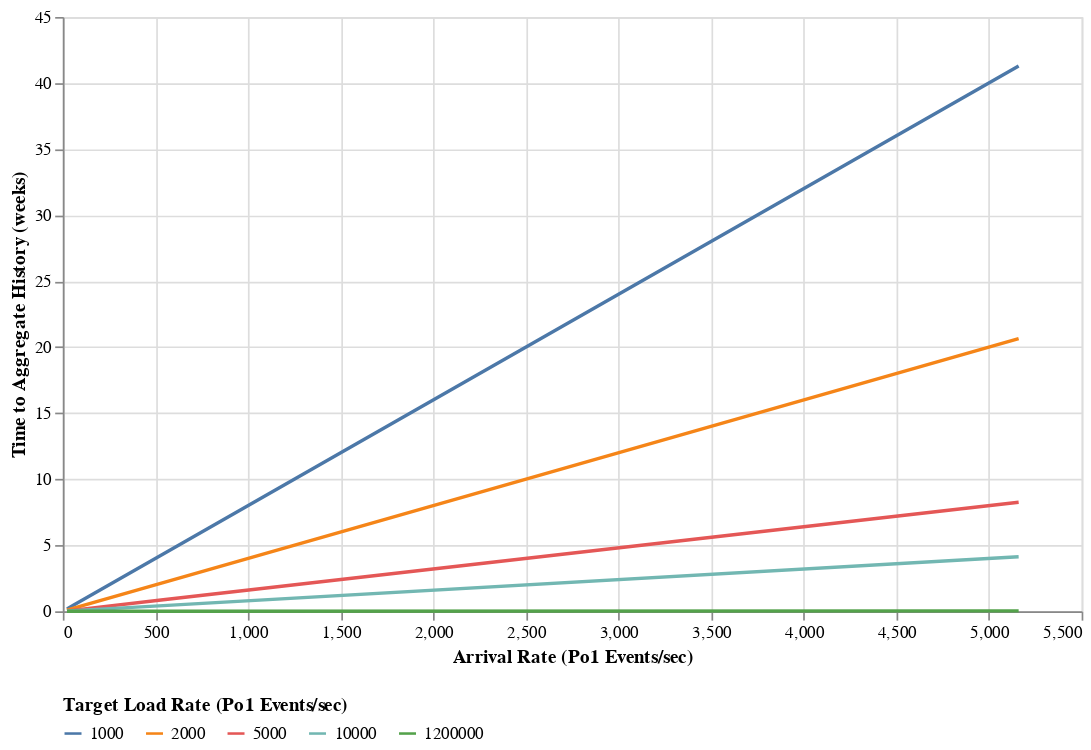

Notebook code cell kept with this figure:
### Code cell
df = RPT.copy()
#domain = (0, y_height)
chart_one = alt.Chart(df).mark_line().encode(
    y=alt.Y('Time to Aggregate History (weeks)', scale=alt.Scale( type='linear', )),
    x=alt.X('Arrival Rate (Po1 Events/sec)', sort=['1 Year Total']),
    color=alt.Color('Target Load Rate (Po1 Events/sec):N', legend=alt.Legend(orient='bottom'))
).properties(width=600 , height=350)
chart_one

### Figure 1 — Vega-Lite specification as saved in the notebook (floating-point values rounded to 4 significant figures)
{"$schema": "https://vega.github.io/schema/vega-lite/v3.4.0.json", "config": {"mark": {"tooltip": null}, "view": {"height": 300, "width": 400}}, "data": {"name": "data-d78c845ad1e9b202a8d24cf0c9ee6114"}, "datasets": {"data-d78c845ad1e9b202a8d24cf0c9ee6114": [{"1 Year Total (Po1 Events (M))": 710913420, "8 Week Total (Po1 Events (M))": 109071648, "Arrival Rate (NBC Events/sec)": 11.3, "Arrival Rate (Po1 Events/sec)": 22.6, "Po1 Events/NBC Event": 2, "Release": "Stress Test", "Target Load Rate (Po1 Events/sec)": 1000, "Time to Aggregate History (weeks)": 0.18, "Time to Aggregate Year (weeks)": 1.18}, {"1 Year Total (Po1 Events (M))": 710913420, "8 Week Total (Po1 Events (M))": 109071648, "Arrival Rate (NBC Events/sec)": 11.3, "Arrival Rate (Po1 Events/sec)": 22.6, "Po1 Events/NBC Event": 2, "Release": "Stress Test", "Target Load Rate (Po1 Events/sec)": 2000, "Time to Aggregate History (weeks)": 0.09, "Time to Aggregate Year (weeks)": 0.59}, {"1 Year Total (Po1 Events (M))": 710913420, "8 Week Total (Po1 Events (M))": 109071648, "Arrival Rate (NBC Events/sec)": 11.3, "Arrival Rate (Po1 Events/sec)": 22.6, "Po1 Events/NBC Event": 2, "Release": "Stress Test", "Target Load Rate (Po1 Events/sec)": 5000, "Time to Aggregate History (weeks)": 0.04, "Time to Aggregate Year (weeks)": 0.24}, {"1 Year Total (Po1 Events (M))": 710913420, "8 Week Total (Po1 Events (M))": 109071648, "Arrival Rate (NBC Events/sec)": 11.3, "Arrival Rate (Po1 Events/sec)": 22.6, "Po1 Events/NBC Event": 2, "Release": "Stress Test", "Target Load Rate (Po1 Events/sec)": 10000, "Time to Aggregate History (weeks)": 0.02, "Time to Aggregate Year (weeks)": 0.12}, {"1 Year Total (Po1 Events (M))": 710913420, "8 Week Total (Po1 Events (M))": 109071648, "Arrival Rate (NBC Events/sec)": 11.3, "Arrival Rate (Po1 Events/sec)": 22.6, "Po1 Events/NBC Event": 2, "Release": "Stress Test", "Target Load Rate (Po1 Events/sec)": 1200000, "Time to Aggregate History (weeks)": 0, "Time to Aggregate Year (weeks)": 0}, {"1 Year Total (Po1 Events (M))": 1856917425, "8 Week Total (Po1 Events (M))": 284896920, "Arrival Rate (NBC Events/sec)": 11.8, "Arrival Rate (Po1 Events/sec)": 59, "Po1 Events/NBC Event": 5, "Release": "Oct 31 Release", "Target Load Rate (Po1 Events/sec)": 1000, "Time to Aggregate History (weeks)": 0.47, "Time to Aggregate Year (weeks)": 3.07}, {"1 Year Total (Po1 Events (M))": 1856917425, "8 Week Total (Po1 Events (M))": 284896920, "Arrival Rate (NBC Events/sec)": 11.8, "Arrival Rate (Po1 Events/sec)": 59, "Po1 Events/NBC Event": 5, "Release": "Oct 31 Release", "Target Load Rate (Po1 Events/sec)": 2000, "Time to Aggregate History (weeks)": 0.24, "Time to Aggregate Year (weeks)": 1.54}, {"1 Year Total (Po1 Events (M))": 1856917425, "8 Week Total (Po1 Events (M))": 284896920, "Arrival Rate (NBC Events/sec)": 11.8, "Arrival Rate (Po1 Events/sec)": 59, "Po1 Events/NBC Event": 5, "Release": "Oct 31 Release", "Target Load Rate (Po1 Events/sec)": 5000, "Time to Aggregate History (weeks)": 0.09, "Time to Aggregate Year (weeks)": 0.61}, {"1 Year Total (Po1 Events (M))": 1856917425, "8 Week Total (Po1 Events (M))": 284896920, "Arrival Rate (NBC Events/sec)": 11.8, "Arrival Rate (Po1 Events/sec)": 59, "Po1 Events/NBC Event": 5, "Release": "Oct 31 Release", "Target Load Rate (Po1 Events/sec)": 10000, "Time to Aggregate History (weeks)": 0.05, "Time to Aggregate Year (weeks)": 0.31}, {"1 Year Total (Po1 Events (M))": 1856917425, "8 Week Total (Po1 Events (M))": 284896920, "Arrival Rate (NBC Events/sec)": 11.8, "Arrival Rate (Po1 Events/sec)": 59, "Po1 Events/NBC Event": 5, "Release": "Oct 31 Release", "Target Load Rate (Po1 Events/sec)": 1200000, "Time to Aggregate History (weeks)": 0, "Time to Aggregate Year (weeks)": 0}, {"1 Year Total (Po1 Events (M))": 17085087900, "8 Week Total (Po1 Events (M))": 2621273760, "Arrival Rate (NBC Events/sec)": 27.1, "Arrival Rate (Po1 Events/sec)": 542, "Po1 Events/NBC Event": 20, "Release": "By Time Period", "Target Load Rate (Po1 Events/sec)": 1000, "Time to Aggregate History (weeks)": 4.33, "Time to Aggregate Year (weeks)": 28.25}, {"1 Year Total (Po1 Events (M))": 17085087900, "8 Week Total (Po1 Events (M))": 2621273760, "Arrival Rate (NBC Events/sec)": 27.1, "Arrival Rate (Po1 Events/sec)": 542, "Po1 Events/NBC Event": 20, "Release": "By Time Period", "Target Load Rate (Po1 Events/sec)": 2000, "Time to Aggregate History (weeks)": 2.17, "Time to Aggregate Year (weeks)": 14.12}, {"1 Year Total (Po1 Events (M))": 17085087900, "8 Week Total (Po1 Events (M))": 2621273760, "Arrival Rate (NBC Events/sec)": 27.1, "Arrival Rate (Po1 Events/sec)": 542, "Po1 Events/NBC Event": 20, "Release": "By Time Period", "Target Load Rate (Po1 Events/sec)": 5000, "Time to Aggregate History (weeks)": 0.87, "Time to Aggregate Year (weeks)": 5.65}, {"1 Year Total (Po1 Events (M))": 17085087900, "8 Week Total (Po1 Events (M))": 2621273760, "Arrival Rate (NBC Events/sec)": 27.1, "Arrival Rate (Po1 Events/sec)": 542, "Po1 Events/NBC Event": 20, "Release": "By Time Period", "Target Load Rate (Po1 Events/sec)": 10000, "Time to Aggregate History (weeks)": 0.43, "Time to Aggregate Year (weeks)": 2.82}, {"1 Year Total (Po1 Events (M))": 17085087900, "8 Week Total (Po1 Events (M))": 2621273760, "Arrival Rate (NBC Events/sec)": 27.1, "Arrival Rate (Po1 Events/sec)": 542, "Po1 Events/NBC Event": 20, "Release": "By Time Period", "Target Load Rate (Po1 Events/sec)": 1200000, "Time to Aggregate History (weeks)": 0, "Time to Aggregate Year (weeks)": 0.02}, {"1 Year Total (Po1 Events (M))": 162747528600, "8 Week Total (Po1 Events (M))": 24969483840, "Arrival Rate (NBC Events/sec)": 258, "Arrival Rate (Po1 Events/sec)": 5160, "Po1 Events/NBC Event": 20, "Release": "Ad Tolerance", "Target Load Rate (Po1 Events/sec)": 1000, "Time to Aggregate History (weeks)": 41.29, "Time to Aggregate Year (weeks)": 269.1}, {"1 Year Total (Po1 Events (M))": 162747528600, "8 Week Total (Po1 Events (M))": 24969483840, "Arrival Rate (NBC Events/sec)": 258, "Arrival Rate (Po1 Events/sec)": 5160, "Po1 Events/NBC Event": 20, "Release": "Ad Tolerance", "Target Load Rate (Po1 Events/sec)": 2000, "Time to Aggregate History (weeks)": 20.64, "Time to Aggregate Year (weeks)": 134.6}, {"1 Year Total (Po1 Events (M))": 162747528600, "8 Week Total (Po1 Events (M))": 24969483840, "Arrival Rate (NBC Events/sec)": 258, "Arrival Rate (Po1 Events/sec)": 5160, "Po1 Events/NBC Event": 20, "Release": "Ad Tolerance", "Target Load Rate (Po1 Events/sec)": 5000, "Time to Aggregate History (weeks)": 8.26, "Time to Aggregate Year (weeks)": 53.82}, {"1 Year Total (Po1 Events (M))": 162747528600, "8 Week Total (Po1 Events (M))": 24969483840, "Arrival Rate (NBC Events/sec)": 258, "Arrival Rate (Po1 Events/sec)": 5160, "Po1 Events/NBC Event": 20, "Release": "Ad Tolerance", "Target Load Rate (Po1 Events/sec)": 10000, "Time to Aggregate History (weeks)": 4.13, "Time to Aggregate Year (weeks)": 26.91}, {"1 Year Total (Po1 Events (M))": 162747528600, "8 Week Total (Po1 Events (M))": 24969483840, "Arrival Rate (NBC Events/sec)": 258, "Arrival Rate (Po1 Events/sec)": 5160, "Po1 Events/NBC Event": 20, "Release": "Ad Tolerance", "Target Load Rate (Po1 Events/sec)": 1200000, "Time to Aggregate History (weeks)": 0.03, "Time to Aggregate Year (weeks)": 0.22}]}, "encoding": {"color": {"field": "Target Load Rate (Po1 Events/sec)", "legend": {"orient": "bottom"}, "type": "nominal"}, "x": {"field": "Arrival Rate (Po1 Events/sec)", "sort": ["1 Year Total"], "type": "quantitative"}, "y": {"field": "Time to Aggregate History (weeks)", "scale": {"type": "linear"}, "type": "quantitative"}}, "height": 350, "mark": "line", "width": 600}
